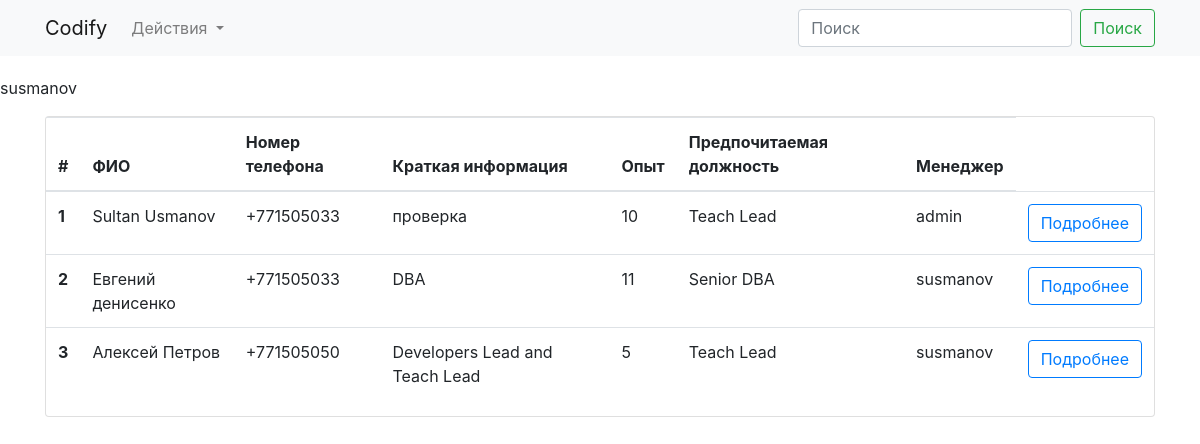
The app's page / (signed in) with its own data.
### app/models.py (models this page shows, shortened)
class User(UserMixin, db.Model): #####UserMixin -- Содержит функции проверки учетной записи пользователя
    id = db.Column(db.Integer, primary_key=True)
    username = db.Column(db.String, nullable=False, unique=True)
    password_hash = db.Column(db.String, nullable=False)
    def __repr__(self):
        return self.username
    @property
    def password(self):
        return None

class Employee(db.Model):
    id = db.Column(db.Integer, primary_key=True)
    fullname = db.Column(db.String(30))
    phone = db.Column(db.String)
    short_info = db.Column(db.String)
    experience = db.Column(db.Integer)
    preferred_position = db.Column(db.String)
    user = db.relationship(User, backref=db.backref('users', lazy='dynamic'))
    user_name = db.Column(db.String, db.ForeignKey('user.username'))

### app/views.py (the view)
def index():
    employees = Employee.query.all()
    return render_template('index.html', employees=employees)

### app/models.py (called while the page is built)
@login_manager.user_loader
def load_user(user_id):
    return User.query.get(int(user_id))

### app/templates/index.html
{% extends "base.html" %}
{% block content %}
<div class="container">
  <div class="card">
    <table class="table">
      <thead>
        <tr>
          <th scope="col">#</th>
          <th scope="col">ФИО</th>
          <th scope="col">Номер телефона</th>
          <th scope="col">Краткая информация</th>
          <th scope="col">Опыт</th>
          <th scope="col">Предпочитаемая должность</th>
          <th scope="col">Менеджер</th>
        </tr>
      </thead>
      <tbody>
      {% for employee in employees %}
        <tr>
          <th scope="row">{{ employee.id }}</th>
          <td>{{ employee.fullname }}</td>
          <td>{{ employee.phone }}</td>
          <td>{{ employee.short_info }}</td>
          <td>{{ employee.experience  }}</td>
          <td>{{ employee.preferred_position }}</td>
          <td>{{ employee.user.username }}</td>
          <td><a class="btn btn-outline-primary" href="{{ url_for('employee_detail', id=employee.id) }}"> Подробнее </a></td>
        </tr>
      {% endfor %}
      </tbody>
    </table>
  </div>
</div>
{% endblock content %}

### app/templates/base.html (shortened to what this page needs)
<!doctype html>
<html lang="en">
  <head>
    <link rel="stylesheet" href="https://cdn.jsdelivr.net/npm/bootstrap@4.6.1/dist/css/bootstrap.min.css">
    <link href="{{ url_for('static', filename='css/style.css') }}" rel="stylesheet">
  </head>
  <body>
  <nav class="navbar navbar-expand-lg navbar-light bg-light">
    <div class="container">
    <a class="navbar-brand" href="#">Codify</a>
    <div class="collapse navbar-collapse" id="navbarSupportedContent">
      <ul class="navbar-nav mr-auto">
        <li class="nav-item dropdown">
          <a class="nav-link dropdown-toggle" href="#" id="navbarDropdown" role="button" data-toggle="dropdown" aria-expanded="false">
            Действия
          </a>
        </li>
      </ul>
      <form class="form-inline my-2 my-lg-0">
        <input class="form-control mr-sm-2" type="search" placeholder="Поиск" aria-label="Поиск">
        <button class="btn btn-outline-success my-2 my-sm-0" type="submit">Поиск</button>
      </form>
    </div>
    </div>
  </nav>
  <div class="content">
       {% if current_user.is_authenticated %}
          <p>{{ current_user }}</p>
          {% else %}
          <p>Guest</p>
       {% endif %}
    {% block content %}
    {% endblock %}
  </div>
  </body>
</html>

### app/static/css/style.css (style rules this page uses)
.content { padding-top: 20px; padding-bottom: 20px; }

### records on screen
User: username "susmanov"
Employee: id "1", fullname "Sultan Usmanov", phone "+771505033", short_info "проверка", experience "10", preferred_position "Teach Lead", user.username "admin"
Employee: id "2", fullname "Евгений денисенко", phone "+771505033", short_info "DBA", experience "11", preferred_position "Senior DBA", user.username "susmanov"
Employee: id "3", fullname "Алексей Петров", phone "+771505050", short_info "Developers Lead and Teach Lead", experience "5", preferred_position "Teach Lead", user.username "susmanov"
